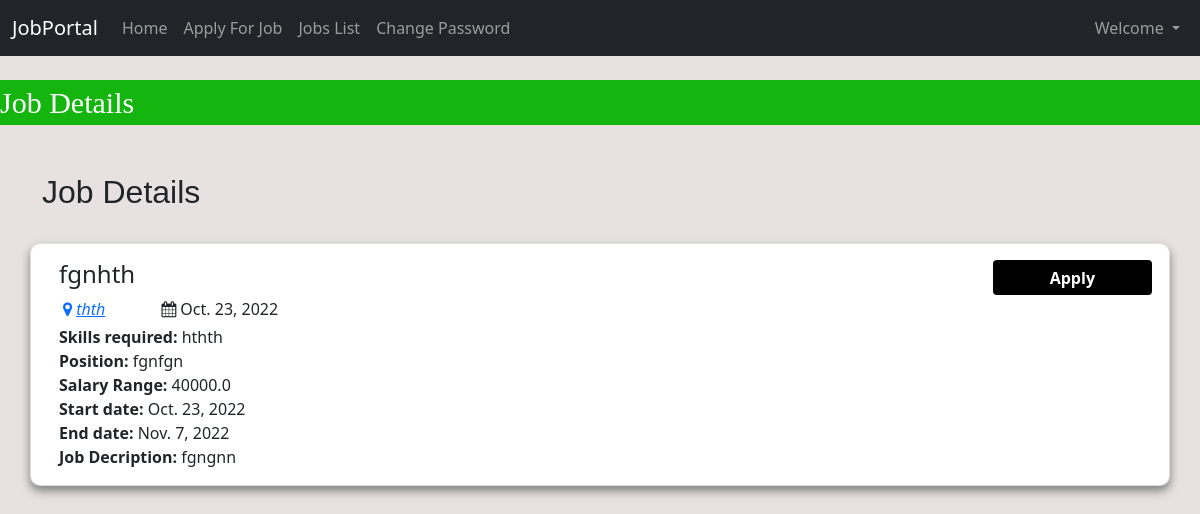
The app's page /job_detail/2 with its own data.
### job_portal/models.py (models this page shows, shortened)
class Job(models.Model):
    recruiter = models.ForeignKey(Recruiter, on_delete=models.CASCADE)
    title = models.CharField(max_length=30)
    description = models.CharField(max_length=300)
    company_name = models.CharField(max_length=50)
    location = models.CharField(max_length=100)
    skills = models.CharField(max_length=50)
    salary = models.FloatField(max_length=20)
    start_date = models.DateField()
    end_date = models.DateField()
    creation_date = models.DateField()

### job_portal/views.py (the view)
# urls.py: path('job_detail/<int:pid>', views.job_detail, name="job_detail"),
def job_detail(request,pid):
    job = Job.objects.get(id=pid)
    d = {'job':job}
    return render(request, 'job_portal/job_detail.html', d)

### job_portal/templates/job_portal/job_detail.html (shortened to what this page needs)
{% extends 'job_portal/student_header.html' %}
{% load static %}
{% block content %}
<br>
<marquee
    style="font-family: Georgia, 'Times New Roman', Times, serif; font-size: 30px; color: white; background-color: rgb(19, 181, 14);">
    Job Details
</marquee>
<section class="form my-5">
    <div class="container">
        <main>
            <form class="row g-4  needs-validation" novalidate>
                <h2 class="font-weight-bold py-0"> Job Details </h2>
                <div class="card">
                    <div class="card-body">
                        <h4 class="card-title mb-2">
                            <a href="{% url 'applyforjob' job.id%}" class="btn btn1">Apply</a>
                            {{job.company_name}}<br />
                        </h4>
                        <div class="col-md-12 mb-1">
                            <a href="#"><i class="fa fa-map-marker mx-1"></i><em>{{job.location}}</em></a>
                            <span class="mx-5"><i class="fa fa-calendar mx-1"></i>{{job.creation_date}}</span>
                            <br>
                        </div>
                        <div class="col-md-12">
                            <strong>Skills required:</strong>
                            {{job.skills}}<br />
                        </div>
                        <div class="col-md-12">
                            <strong>Position:</strong>
                            {{job.title}}<br />
                        </div>
                        <div class="col-md-12">
                            <strong>Salary Range:</strong>
                            {{job.salary}}<br />
                        </div>
                        <div class="col-md-12">
                            <strong>Start date:</strong>
                            {{job.start_date}}<br />
                        </div>
                        <div class="col-md-12">
                            <strong>End date:</strong>
                            {{job.end_date}}<br />
                        </div>
                        <div class="col-md-12">
                            <strong>Job Decription:</strong>
                            {{job.description}}<br />
                        </div>
                    </div>
                </div>
            </form>
        </main>
    </div>
</section>
{% endblock %}

### job_portal/templates/job_portal/job_detail.html (style rules this page uses)
body { background-color: rgb(231, 225, 225); }
.card { background: white; border-radius: 10px; box-shadow: 0px 5px 10px grey; }
h2 { font-family: 'Franklin Gothic Medium', 'Arial Narrow', Arial, sans-serif; }
.btn1 { border: none; outline: none; height: 35px; width: 14%; background-color: black; color: white; border-radius: 4px; font-weight: bold; position: absolute; right: 17px; }

### records on screen
Job: company_name "fgnhth", location "thth", creation_date "Oct. 23, 2022", skills "hthth", title "fgnfgn", salary "40000.0", start_date "Oct. 23, 2022", end_date "Nov. 7, 2022", description "fgngnn"
